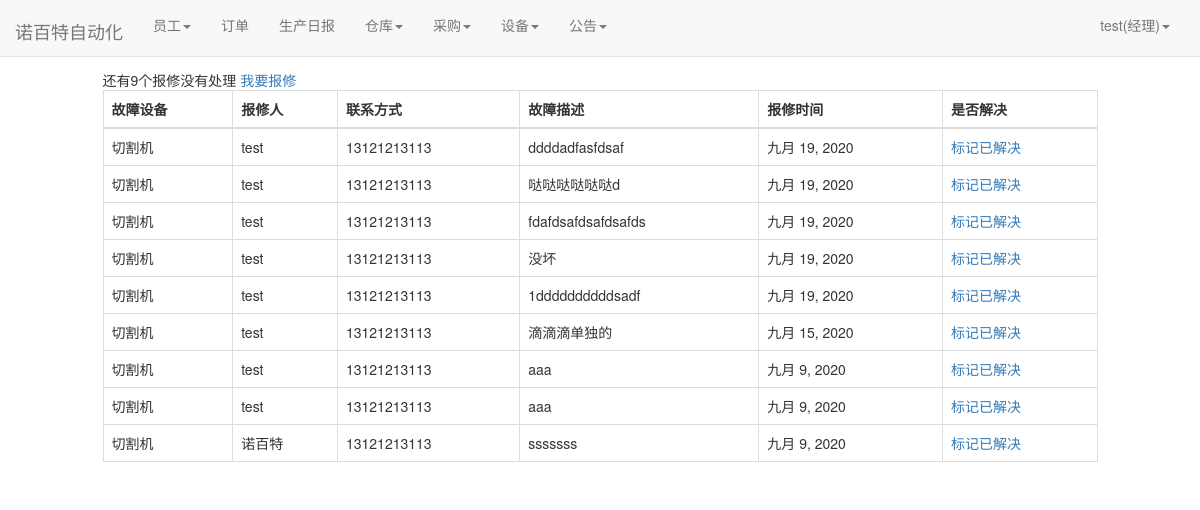
Screenshot of /facility/dai_repair/ (signed in) with the database file from the repository.
### user/models.py (models this page shows)
class Profile(models.Model):
    user = models.OneToOneField(User, on_delete=models.CASCADE)
    staff_gender = models.CharField(max_length=10, choices=(('male', '男'), ('female', '女')), default='male',
                                    verbose_name='性别')
    staff_age = models.PositiveIntegerField(verbose_name="年龄")
    staff_home = models.CharField(max_length=100, verbose_name="籍贯")
    staff_nationality = models.CharField(max_length=20, verbose_name="民族")  # 民族
    staff_tel = models.BigIntegerField(verbose_name="电话")
    start_time = models.DateField(auto_now_add=True, verbose_name="入职时间")  # 入职时间
    id_card = models.CharField(max_length=20,verbose_name="身份证")  # 身份证号
    staff_type = models.CharField(max_length=100,verbose_name="职位", null=True)  # 职位
    salary_pre_hour = models.IntegerField(verbose_name="时薪")  # 时薪
    class Meta:
        ordering = ['-start_time']

### facility/models.py (models this page shows)
class Repair(models.Model):#维修
    facility_id = models.ForeignKey(Facility, on_delete=models.CASCADE, verbose_name="故障设备")
    baoxiu_staff_name = models.ForeignKey(User, on_delete=models.DO_NOTHING, verbose_name="报修人", related_name='aaa', null=True, blank=True)
    baoxiu_staff_tel = models.CharField(max_length=11, null=True, blank=True,verbose_name="联系方式")
    baoxiu_time = models.DateField(auto_now=True, verbose_name="报修时间", null=True, blank=True)
    baoxiu_complementary = models.CharField(max_length=200, verbose_name="报修描述", null=True, blank=True)
    repair_staff_name = models.ForeignKey(User, on_delete=models.DO_NOTHING, verbose_name="维修人", related_name='bbb', null=True, blank=True)
    repair_time = models.DateField(auto_now=True, verbose_name="维修时间", null=True, blank=True)
    class Meta:
        ordering = ['-baoxiu_time']

class Facility(models.Model):#设备
    version = models.CharField(max_length=100, verbose_name="型号")
    facility_name = models.CharField(max_length=100, verbose_name="名称")
    price = models.BigIntegerField(verbose_name="价格")
    buyer = models.ForeignKey(User, on_delete=models.DO_NOTHING, verbose_name="购买人")
    buy_time = models.DateField(auto_now_add=True, verbose_name="购买时间")
    def __str__(self):
        return self.facility_name

### facility/views.py (the view)
# urls.py: path('dai_repair/', views.dai_repair, name='dai_repair'),
def dai_repair(request):
    repairs = Repair.objects.filter(repair_staff_name=None)
    context = {}
    context['count'] = repairs.count()
    context['repairs'] = repairs
    return render(request, 'dai_repair.html', context)

### user/models.py (called while the page is built)
def get_staff_type(self):
    if Profile.objects.filter(user=self).exists():
        profile = Profile.objects.get(user=self)
        return profile.staff_type
    else:
        return ''

### facility/templates/dai_repair.html (shortened to what this page needs)
{% extends 'base.html' %}
{% if user.is_authenticated %}
                        {% block nav_facility_active %}active{% endblock %}
{% endif %}
{% block content %}
    <div class="containter">
        <div class="row">
            <div class="col-xs-10 col-xs-offset-1">
                {% if user.is_authenticated %}
                <div>
                    <span>还有{{count}}个报修没有处理</span>
                    <a href="{%url 'baoxiu' user.pk%}">我要报修</a></div>
                <table class="table table-bordered table-hover">
                  <thead>
                    <tr>
                      <th scope="col">故障设备</th>
                         <th scope="col">报修人</th>
                      <th scope="col">联系方式</th>
                        <th scope="col">故障描述</th>
                      <th scope="col">报修时间</th>
                        <th scope="col">是否解决</th>
                    </tr>
                  </thead>
                  <tbody>
                  {%for repair in repairs%}
                    <tr>
                      <td>{{repair.facility_id}}</td>
                        <td>{{repair.baoxiu_staff_name}}</td>
                      <td>{{repair.baoxiu_staff_tel}}</td>
                        <td>{{repair.baoxiu_complementary}}</td>
                      <td>{{repair.baoxiu_time}}</td>
                        <td><a href="{% url 'mark_done' repair.pk user.pk%}">标记已解决</a></td>
                    </tr>
                  {% endfor %}
                  </tbody>
                </table>
                {% else %}
                    <span>未登录，跳转到首页...</span>
                    <script type="text/javascript">
                        window.location.href = '/';
                    </script>
                {% endif %}
            </div>
        </div>
    </div>
{% endblock %}

### templates/base.html (shortened to what this page needs)
{% load static %}
<!doctype html>
<html lang="en">
<head>
    <link rel="stylesheet" href="{% static 'base.css' %}">
     <link rel="stylesheet" href="{% static 'home.css' %}">
    <link rel="stylesheet" href="{% static 'bootstrap-3.37/css/bootstrap.min.css' %}">
</head>
<body>
     <div class="navbar navbar-default navbar-fixed-top" role="navigation">
        <div class="container-fluid">
            <div class="navbar-header">
            </div>
        </div>
     </div>
    <nav class="navbar navbar-default navbar-fixed-top">
      <div class="container-fluid">
        <div class="navbar-header">
          <a class="navbar-brand" href="{% url 'home' %}">诺百特自动化</a>
        </div>
          {% if  user.is_authenticated %}
        <div class="collapse navbar-collapse" id="bs-example-navbar-collapse-1">
          <ul class="nav navbar-nav">
              {% if user.get_staff_type == '经理' %}
              <li class="{% block nav_staff_active %}{% endblock %}">
                    <li class="dropdown">
                      <a href="#" class="dropdown-toggle" data-toggle="dropdown" role="button" aria-haspopup="true" aria-expanded="false">员工<span class="caret"></span></a>
                    </li>
                  </li>
                  <li class="{% block nav_order_active %}{% endblock %}"><a href="{% url 'order_list' %}">订单</a></li>
                  <li class="{% block nav_producediary_active %}{% endblock %}"><a href="{% url 'product_diary' %}">生产日报</a></li>
                   <li class="{% block nav_warehousediary_active %}{% endblock %}">
                    <li class="dropdown">
                      <a href="#" class="dropdown-toggle" data-toggle="dropdown" role="button" aria-haspopup="true" aria-expanded="false">仓库<span class="caret"></span></a>
                    </li>
                  </li>
                  <li class="{% block nav_purchase_active %}{% endblock %}">
                    <li class="dropdown">
                      <a href="#" class="dropdown-toggle" data-toggle="dropdown" role="button" aria-haspopup="true" aria-expanded="false">采购<span class="caret"></span></a>
                    </li>
                  </li>
                  <li class="{% block nav_facility_active %}{% endblock %}">
                    <li class="dropdown">
                      <a href="#" class="dropdown-toggle" data-toggle="dropdown" role="button" aria-haspopup="true" aria-expanded="false">设备<span class="caret"></span></a>
                    </li>
                  </li>
              <li class="{% block nav_notice_active %}{% endblock %}">
                    <li class="dropdown">
                      <a href="#" class="dropdown-toggle" data-toggle="dropdown" role="button" aria-haspopup="true" aria-expanded="false">公告<span class="caret"></span></a>
                    </li>
                  </li>
              {%endif%}
          </ul>
        <ul class="nav navbar-nav navbar-right">
            <li class="dropdown">
              <a href="#" class="dropdown-toggle" data-toggle="dropdown" role="button" aria-haspopup="true" aria-expanded="false">
                  {{user.username}}({{user.get_staff_type}})<span class="caret"></span></a>
            </li>
        </ul>
    </div>
          {% else %}
           <ul class="nav navbar-nav navbar-right">
                <li><a href="{% url 'login' %}?from={{ request.get_full_path }}">登录</a></li>
           </ul>
          {% endif %}
      </div>
    </nav>
    {% block content%} {% endblock %}
</body>
</html>

### static/home.css (style rules this page uses)
* { margin: 0; padding: 0; }
body { margin-top: 70px!important; }
ul { list-style-type: none!important; }
ul.navbar-right { margin-right: 0; }
div.navbar-header { font-size: 200%; padding-top: 0.2em; }

### rows the page displays
Repair: facility_id "切割机", baoxiu_staff_name "test", baoxiu_staff_tel "13121213113", baoxiu_complementary "ddddadfasfdsaf", baoxiu_time "九月 19, 2020"
Repair: facility_id "切割机", baoxiu_staff_name "test", baoxiu_staff_tel "13121213113", baoxiu_complementary "哒哒哒哒哒哒d", baoxiu_time "九月 19, 2020"
Repair: facility_id "切割机", baoxiu_staff_name "test", baoxiu_staff_tel "13121213113", baoxiu_complementary "fdafdsafdsafdsafds", baoxiu_time "九月 19, 2020"
Repair: facility_id "切割机", baoxiu_staff_name "test", baoxiu_staff_tel "13121213113", baoxiu_complementary "没坏", baoxiu_time "九月 19, 2020"
Repair: facility_id "切割机", baoxiu_staff_name "test", baoxiu_staff_tel "13121213113", baoxiu_complementary "1ddddddddddsadf", baoxiu_time "九月 19, 2020"
Repair: facility_id "切割机", baoxiu_staff_name "test", baoxiu_staff_tel "13121213113", baoxiu_complementary "滴滴滴单独的", baoxiu_time "九月 15, 2020"
Repair: facility_id "切割机", baoxiu_staff_name "test", baoxiu_staff_tel "13121213113", baoxiu_complementary "aaa", baoxiu_time "九月 9, 2020"
Repair: facility_id "切割机", baoxiu_staff_name "test", baoxiu_staff_tel "13121213113", baoxiu_complementary "aaa", baoxiu_time "九月 9, 2020"
Repair: facility_id "切割机", baoxiu_staff_name "诺百特", baoxiu_staff_tel "13121213113", baoxiu_complementary "sssssss", baoxiu_time "九月 9, 2020"

### other values shown
{{ user.username }} "test"
{{ user.get_staff_type }} "经理"
{{ count }} "9"
